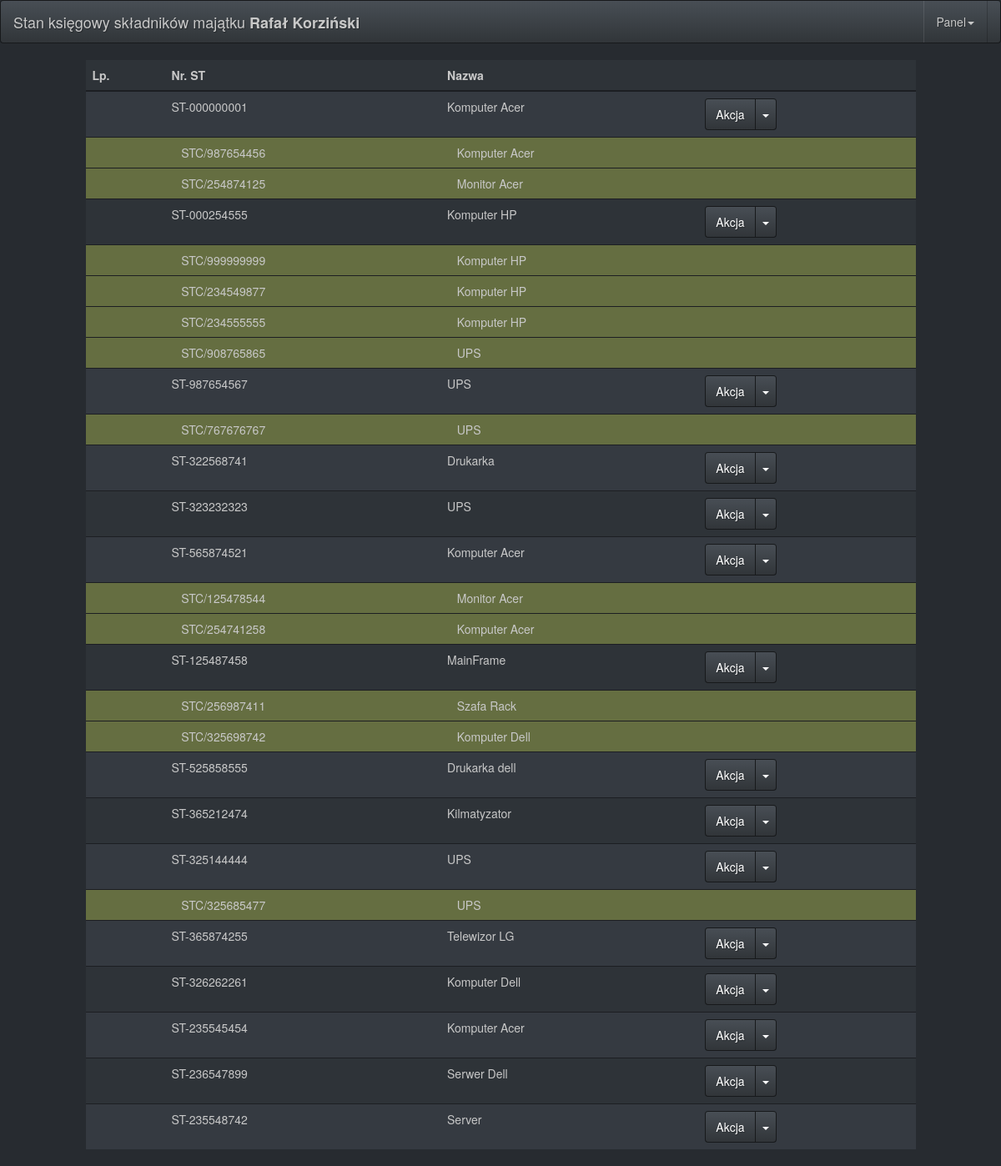
The page / (signed in) on the database as committed earlier.
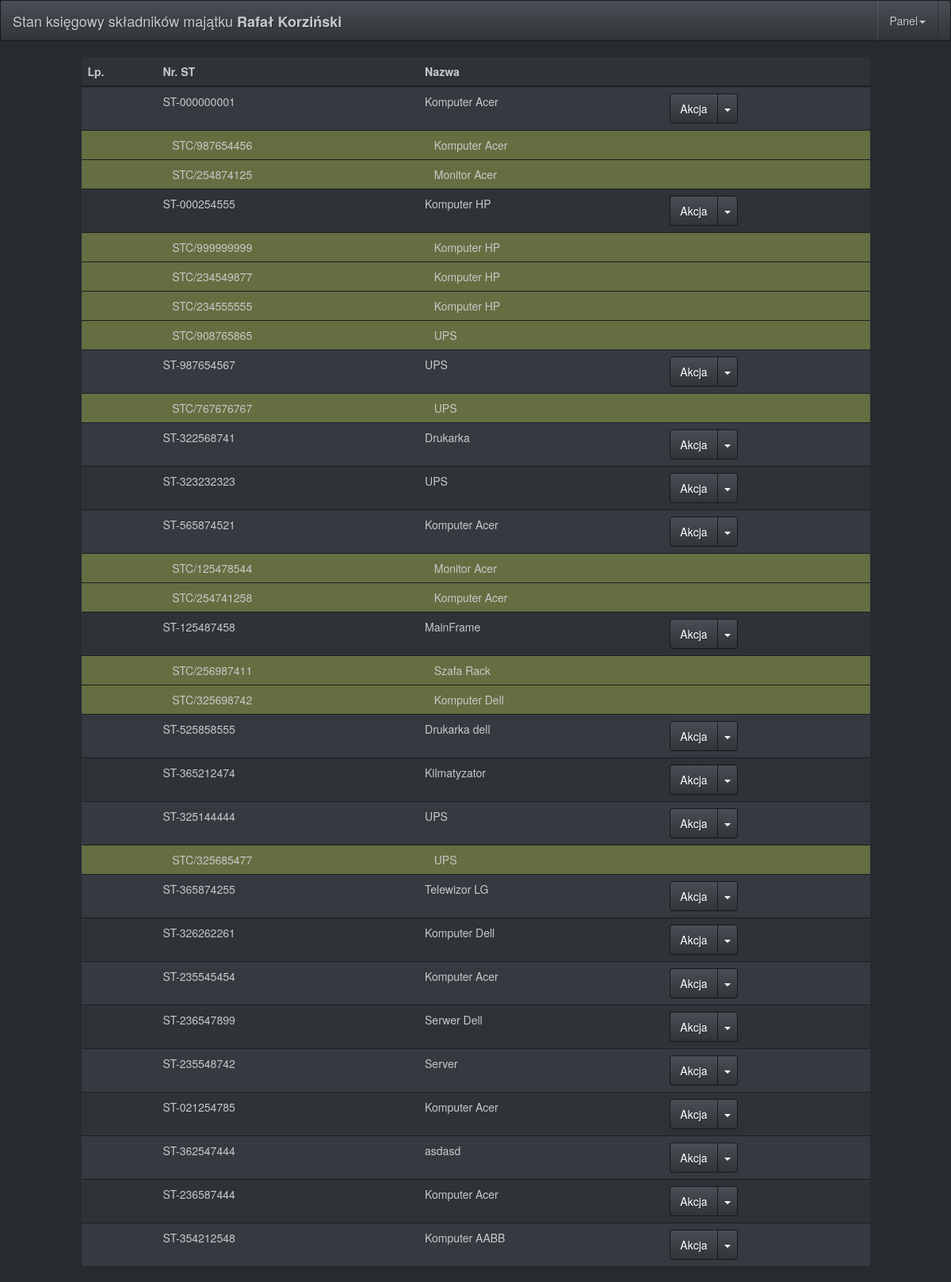
The same page on the database as committed later.
### store/models.py (models this page shows, shortened)
class NrSt(models.Model):
	owner = models.ForeignKey(settings.AUTH_USER_MODEL)
	nr_st = models.CharField(max_length = 9, unique=True)
	name = models.CharField(max_length = 255)
	data_przyjecia = models.DateField(default=date.today)
	price = models.DecimalField(null = True, blank = True, max_digits = 20, decimal_places = 2)
	uwagi = models.TextField(null = True, blank=True)
	dzierzawca = models.CharField(max_length = 255, null = True, blank=True)
	place = models.CharField(max_length = 255, null = True, blank=True)

class NrStc(models.Model):
	nr_st = models.ForeignKey(NrSt)
	owner = models.ForeignKey(settings.AUTH_USER_MODEL)
	nr_stc = models.CharField(max_length = 9, unique=True)
	name = models.CharField(max_length = 255)
	data_przyjecia = models.DateField(default=date.today)
	price = models.DecimalField(null = True, blank=True, max_digits = 20, decimal_places = 2)
	uwagi = models.TextField(null=True)
	dzierzawca = models.CharField(max_length = 255, null = True)
	place = models.CharField(max_length = 255, null = True, blank = True)
	photo = models.ImageField(null=True)

### store/views.py (the view)
# urls.py: url(r'^$', login_required(ProductsListView.as_view(), login_url="login/"), name='products-list'),
class ProductsListView(ListView):
	context_object_name = 'products-list'
	template_name = 'store/products-list.html'
	def get_queryset(self):
		return NrSt.objects.filter(owner = self.request.user)
	def get_context_data(self, **kwargs):
		context = super(ProductsListView, self).get_context_data(**kwargs)
		context['numer_stc'] = NrStc.objects.all()
		return context

### store/templates/store/products-list.html (shortened to what this page needs)
{% extends "base.html"  %}
{% block 'content' %}
<table class="table table-striped table-hover">
<thead>
	<tr><th>Lp.</th><th>Nr. ST</th><th>Nazwa</th><th></th></tr>
</thead>
{% for st in object_list %}
<tr><td></td><td> ST-{{ st.nr_st }}</td><td> {{ st.name }}</td><td><div class="btn-group">
  <a href="#" class="btn btn-default">Akcja</a>
  <a aria-expanded="false" href="#" class="btn btn-default dropdown-toggle" data-toggle="dropdown"><span class="caret"></span></a>
</div></td></tr>
{% for stc in numer_stc %}
{%if stc.nr_st == st %}
<tr style="background-color:rgb(101, 110, 65);"><td></td><td>&nbsp;&nbsp;&nbsp;STC/{{stc.nr_stc}}</td><td>&nbsp;&nbsp;&nbsp;{{stc.name}}</td><td></td></tr>
{%endif%}
{%endfor%}
{% endfor %}
</table>
{% endblock %}

Rows that differ between the two databases and show on the page:
added NrSt: nr_st "021254785", name "Komputer Acer"
added NrSt: nr_st "362547444", name "asdasd"
added NrSt: nr_st "236587444", name "Komputer Acer"
added NrSt: nr_st "354212548", name "Komputer AABB"
